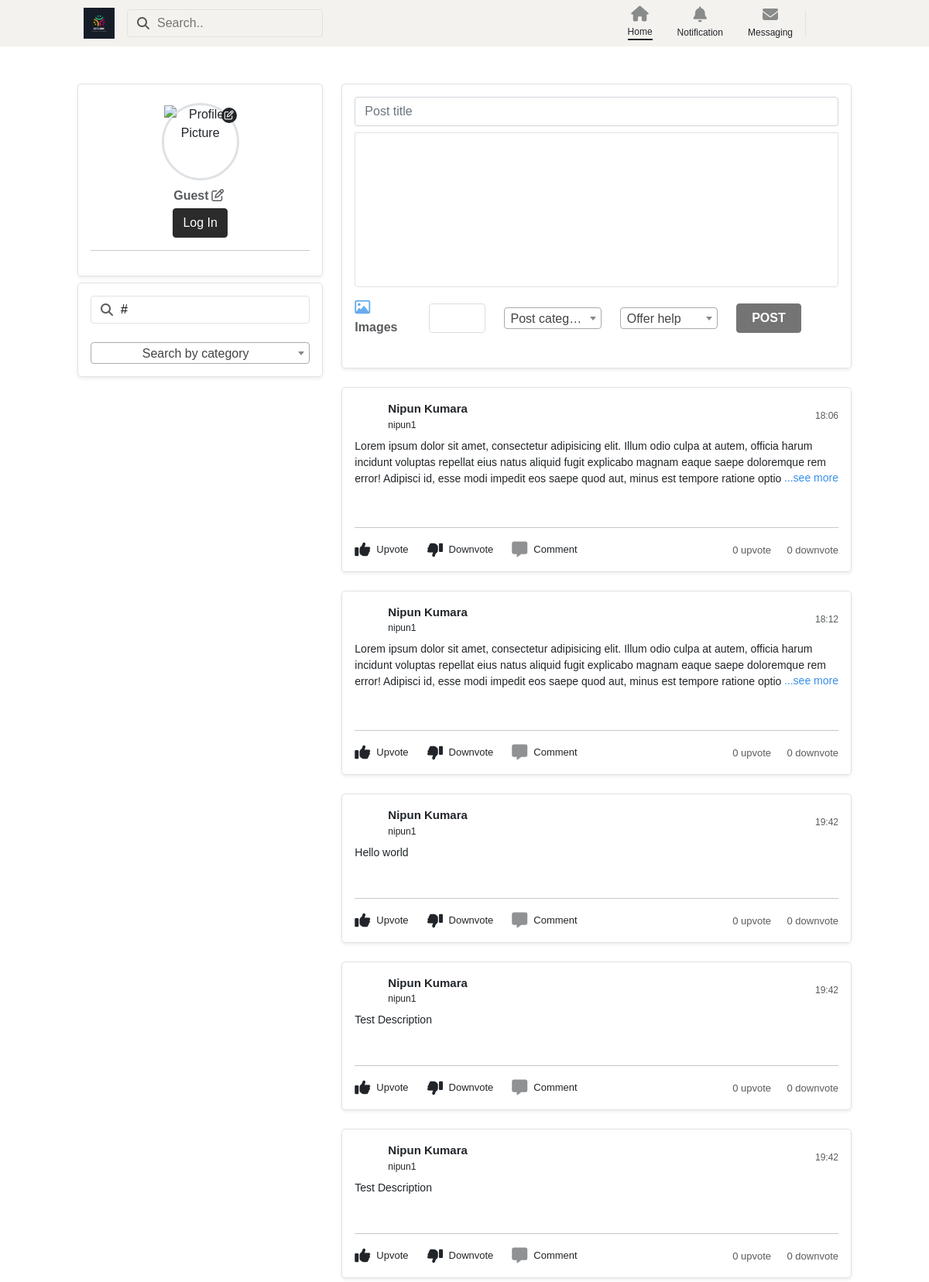
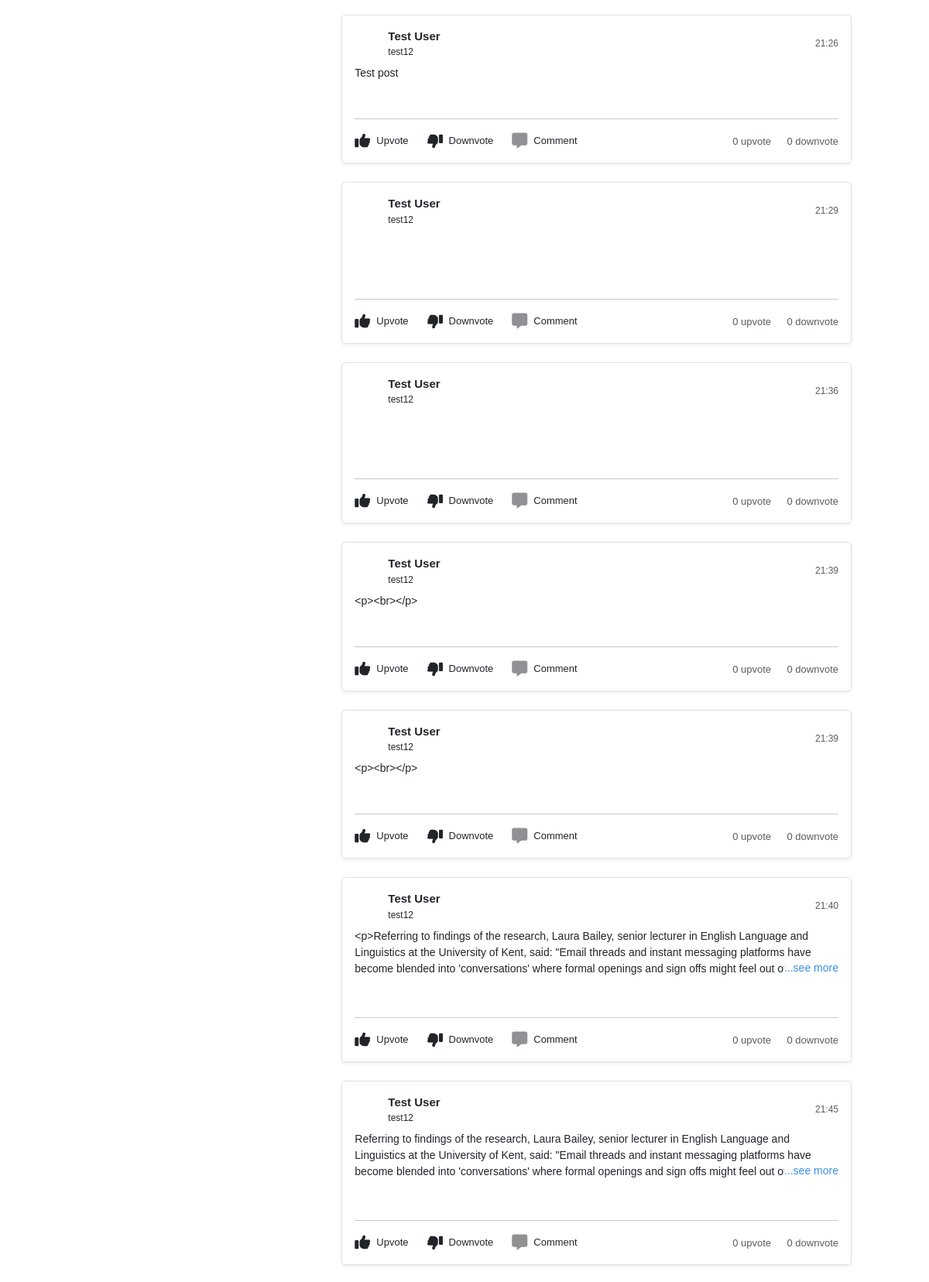
The page / (upper part) on the database its author committed (2 pictures, top to bottom).
### tables this page shows
CREATE TABLE `posts` (
  `id` int(11) NOT NULL,
  `title` text DEFAULT NULL,
  `description` text DEFAULT NULL,
  `location` text DEFAULT NULL,
  `users_id` int(11) NOT NULL,
  `post_categories_id` int(11) NOT NULL,
  `post_types_id` int(11) NOT NULL,
  `created_at` timestamp NULL DEFAULT current_timestamp(),
  `updated_at` timestamp NULL DEFAULT NULL
);

CREATE TABLE `users` (
  `id` int(11) NOT NULL,
  `fname` varchar(50) DEFAULT NULL,
  `lname` varchar(50) DEFAULT NULL,
  `mobile` varchar(14) DEFAULT NULL,
  `email` varchar(254) DEFAULT NULL,
  `password` varchar(254) DEFAULT NULL,
  `username` varchar(45) DEFAULT NULL,
  `img` text DEFAULT NULL,
  `bio` text DEFAULT NULL,
  `otp` varchar(100) DEFAULT NULL,
  `points` int(11) DEFAULT NULL,
  `token` text DEFAULT NULL,
  `is_active` tinyint(4) DEFAULT 1,
  `created_at` timestamp NULL DEFAULT current_timestamp(),
  `updated_at` timestamp NULL DEFAULT NULL ON UPDATE current_timestamp()
);

### app/views/home.view.php (the view, shortened to what the rows shown need)
<main>
    <div class="overflow-hidden py-5">
        <div class="offset-lg-1 col-lg-10">
            <div class="row">
                <div class="col-md-9 col-lg-8">
                    <?php foreach ($posts as $post) : ?>
                        <div class="border border-1 shadow shadow-sm rounded-3 mb-4">
                            <div class="p-3 position-relative">
                                <div class="d-flex justify-content-between align-items-center">
                                    <div class="ji-center">
                                        <div class="position-relative rounded rounded-circle" style="width: 35px; height: 35px;">
                                        </div>
                                        <div class=" ps-2">
                                            <p class="m-0 fw-bold" style="font-size: 15px;"><?= $post->name ?></p>
                                            <p class="m-0" style="font-size: 12px;"><?= $post->username ?></p>
                                        </div>
                                    </div>
                                    <div class="text-end">
                                        <p class="m-0 opacity-75" style="font-size: 12px;"><?= $post->time_diff ?></p>
                                    </div>
                                </div>
                                <div class="position-relative mt-2 disc1" style="font-size: 14px;" id="see_all_post-<?= $post->id ?>">
                                    <?= $post->description ?>
                                    <?php if (strlen($post->description) > 50) : ?>
                                        <span onclick="see_more_post(<?= $post->id ?>);" class=" pointer position-absolute " id="see_all_post1-<?= $post->id ?>" style="right: 0; bottom: 5px;  background-color: #FFFFFF; color: #378FE9; ">...see more</span>
                                    <?php endif; ?>
                                </div>
                                <div class="col-12 position-relative mt-2" style="height: auto;">
                                </div>
                                <hr>
                                <div class="d-flex justify-content-between align-items-center">
                                    <div class="ji-center">
                                        <p class="me-4 m-0 ji-center pointer upvote" style="font-size: 20px;">
                                            <i id="upvote-<?=$post->id?>" class="fa-solid fa-thumbs-up pe-2 vote<?php if (Auth::logged_in() && !empty($post->vote) && strtolower($post->vote) === "upvote") : ?> active<?php endif; ?>"></i>
                                            <span class="flex_lg" style="font-size: 13px;">Upvote</span>
                                        </p>
                                        <p class="me-4 m-0 ji-center pointer downvote" style="font-size: 20px;">
                                            <i id="downvote-<?=$post->id?>" class="fa-solid fa-thumbs-up fa-rotate-180 ps-2 vote<?php if (Auth::logged_in() && !empty($post->vote) && strtolower($post->vote) === "downvote") : ?> active<?php endif; ?>"></i>
                                            <span class="flex_lg" style="font-size: 13px;">Downvote</span>
                                        </p>
                                        <p onclick="open_chat(<?= $post->id ?>);" class="me-4 m-0 ji-center pointer" style="font-size: 20px;"><i class="opacity-50 fa-solid fa-message pe-2"></i><span class="flex_lg" style="font-size: 13px;">Comment</span></p>
                                    </div>
                                    <div class="">
                                        <span class="opacity-75 pe-3" style="font-size: 13px;"><?= $post->upvotes ?> upvote</span>
                                        <span class="opacity-75" style="font-size: 13px;"><?= $post->downvotes ?> downvote</span>
                                    </div>
                                </div>
                            </div>
                        </div>
                    <?php endforeach; ?>
                </div>
            </div>
</main>

### rows shown on the page
posts: users.lname "Nipun Kumara", users.username "nipun1", created_at "18:06", description "Lorem ipsum dolor sit amet, consectetur adipisicing elit. Illum odio culpa at autem, officia harum incidunt voluptas repellat eius natus aliquid fugit explicabo magnam eaque saepe doloremque rem error! Adipisci id, esse modi impedit eos saepe quod aut, minus est tempore ratione optio sit deleniti…", upvotes "0", downvotes "0"
posts: users.lname "Nipun Kumara", users.username "nipun1", created_at "18:12", description "Lorem ipsum dolor sit amet, consectetur adipisicing elit. Illum odio culpa at autem, officia harum incidunt voluptas repellat eius natus aliquid fugit explicabo magnam eaque saepe doloremque rem error! Adipisci id, esse modi impedit eos saepe quod aut, minus est tempore ratione optio sit deleniti…", upvotes "0", downvotes "0"
posts: users.lname "Nipun Kumara", users.username "nipun1", created_at "19:42", description "Hello world", upvotes "0", downvotes "0"
posts: users.lname "Nipun Kumara", users.username "nipun1", created_at "19:42", description "Test Description", upvotes "0", downvotes "0"
posts: users.lname "Nipun Kumara", users.username "nipun1", created_at "19:42", description "Test Description", upvotes "0", downvotes "0"
posts: users.lname "Test User", users.username "test12", created_at "21:26", description "Test post", upvotes "0", downvotes "0"
posts: users.lname "Test User", users.username "test12", created_at "21:29", upvotes "0", downvotes "0"
posts: users.lname "Test User", users.username "test12", created_at "21:36", upvotes "0", downvotes "0"
posts: users.lname "Test User", users.username "test12", created_at "21:39", description "<p><br></p>", upvotes "0", downvotes "0"
posts: users.lname "Test User", users.username "test12", created_at "21:39", description "<p><br></p>", upvotes "0", downvotes "0"
posts: users.lname "Test User", users.username "test12", created_at "21:40", description "<p>Referring to findings of the research, Laura Bailey, senior lecturer in English Language and Linguistics at the University of Kent, said: \"Email threads and instant messaging platforms have become blended into 'conversations' where formal openings and sign offs might feel out of…", upvotes "0", downvotes "0"
posts: users.lname "Test User", users.username "test12", created_at "21:45", description "Referring to findings of the research, Laura Bailey, senior lecturer in English Language and Linguistics at the University of Kent, said: \"Email threads and instant messaging platforms have become blended into 'conversations' where formal openings and sign offs might feel out of place.\"", upvotes "0", downvotes "0"
